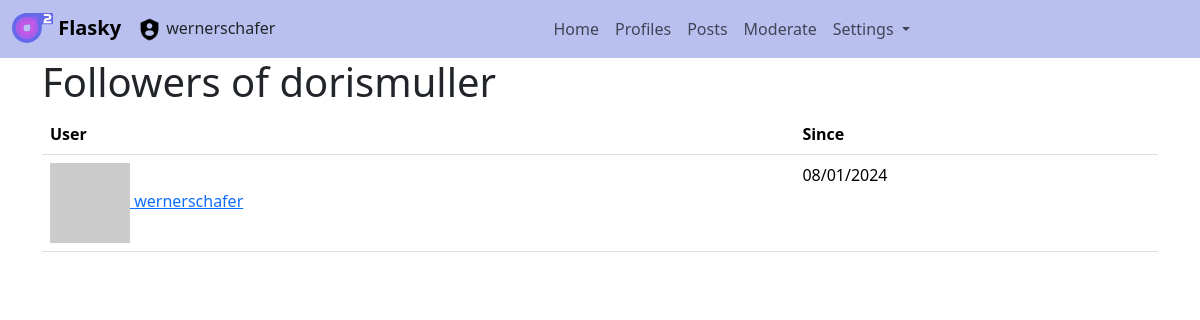
Page /profile/followers/dorismuller on the committed database.
### app/models.py (models this page shows, shortened)
class User(UserMixin, db.Model):
    __tablename__ = 'users'
    id = db.Column(db.Integer, primary_key=True)
    email = db.Column(db.String(50), unique=True, index=True)
    username = db.Column(db.String(100), unique=True, index=True)
    name = db.Column(db.String(100))
    birthday = db.Column(db.Date)
    password_hash = db.Column(db.String(128))
    confirmed = db.Column(db.Boolean, default=False)
    location = db.Column(db.String(64))
    about_me = db.Column(db.Text())
    member_since = db.Column(db.DateTime(), default=datetime.utcnow)
    last_seen = db.Column(db.DateTime(), default=datetime.utcnow)
    role_id = db.Column(db.Integer, db.ForeignKey('roles.id'))
    role = db.relationship('Role')
    gravatar = db.Column(db.String(255), default=None, nullable=True)
    posts = db.relationship('Post', backref='author', lazy='dynamic', cascade='all, delete-orphan')
    faked = db.Column(db.Boolean, default=False)
    followed = db.relationship('Follow',
                               foreign_keys=[Follow.follower_id],
                               backref=db.backref('follower', lazy='joined'),
                               lazy='dynamic',
                               cascade='all, delete-orphan')
    followers = db.relationship('Follow',
                                foreign_keys=[Follow.followed_id],
                                backref=db.backref('followed', lazy='joined'),
                                lazy='dynamic',
                                cascade='all, delete-orphan')
    comments = db.relationship('Comment', backref='author', lazy='dynamic')
    @property
    def password(self):
        raise AttributeError('password is not a readable attribute')
    def verify_password(self, password):
        return check_password_hash(self.password_hash, password)
    def can(self, permissions):
        return self.role is not None and self.role.has_permission(permissions)
    def is_administrator(self):
        return self.can(Permission.ADMIN)
    def gravatar_icon(self, email=None, size=100, default='identicon', rating='g'):
        url = 'https://secure.gravatar.com/avatar'
        email = email or self.gravatar or self.email
        hashcode = hashlib.md5(email.lower().encode('utf-8')).hexdigest()
        return '{url}/{hash}?s={size}&d={default}&r={rating}'.format(
            url=url, hash=hashcode, size=size, default=default, rating=rating)

class Follow(db.Model):
    __tablename__ = 'followers'
    follower_id = db.Column(db.Integer, db.ForeignKey('users.id'), primary_key=True)
    followed_id = db.Column(db.Integer, db.ForeignKey('users.id'), primary_key=True)
    timestamp = db.Column(db.DateTime, index=True, default=datetime.now())

### app/profile/views.py (the view)
@profile.route('/followers/<username>')
def followers(username):
    user = User.query.filter_by(username=username).first_or_404()
    follower_list = [{'user': item.follower, 'timestamp': item.timestamp} for item in user.followers.all()]
    return render_template('profile/followers.html', title="Followers of", user=user, followers=follower_list)

### app/auth/views.py (called while the page is built)
@auth.before_app_request
def before_request():
    if current_user.is_authenticated and not current_user.confirmed and request.blueprint != 'auth' and request.endpoint != 'static':
        return redirect(url_for('auth.unconfirmed'))

### app/main/views.py (called while the page is built)
@main.app_context_processor
def inject_permissions():
    return dict(Permission=Permission)

### app/models.py (called while the page is built)
    def has_permission(self, perm):
        return self.permissions & perm == perm

### config.py (called while the page is built)
    @property
    def DEFAULT_LOGIN(self):
        return 'wernerschafer/wernerschafer'

### run.py (called while the page is built)
@login_manager.request_loader
def load_user_from_request(request):
    if config.DEFAULT_LOGIN:
        username_passwords = config.DEFAULT_LOGIN.split('/')
        if len(username_passwords) != 2:
            raise ValueError('Wrong username/password combination.')
        user = User.query.filter_by(username=username_passwords[0]).first()
        if user is not None and user.verify_password(password=username_passwords[1]):
            trace.info(f'Logged in as {user.username}')
            return user
    return None

### app/templates/profile/followers.html (shortened to what this page needs)
{% extends "bootstrap_base.html" %}
{% block content %}
<div class="page-header">
    <h1>{{ title }} {{ user.username }}</h1>
</div>
<table class="table table-hover followers">
    <thead><tr><th>User</th><th>Since</th></tr></thead>
    {% for follow in followers %}
    {% if not user.username == follow.user.username %}
    <tr>
        <td>
            <a href="{{ url_for('profile.show_profile', username = follow.user.username) }}">
                <img class="img-rounded" src="{{ follow.user.gravatar_icon(size=32) }}">
                {{ follow.user.username }}
            </a>
        </td>
        <td>{{ moment(follow.timestamp).format('L') }}</td>
    </tr>
    {% endif %}
    {% endfor %}
</table>
{% endblock %}

### app/templates/bootstrap_base.html (shortened to what this page needs)
<!doctype html>
<html lang="en">
<head>
    {% block head %}
        {% block styles %}
            {{ bootstrap.load_css() }}
            <link rel="stylesheet" type="text/css" href="{{ url_for('static', filename='styles.css') }}">
        {% endblock %}
    {% endblock %}
</head>
<body>
<header>
    <nav class="navbar navbar-expand-lg navbar-light" style="background-color: #b9c0f0;">
        <div class="container-fluid">
            <a class="navbar-brand fw-bold" href="{{ url_for('main.index') }}">
                <img src="{{ url_for('static', filename='varianceicon.svg') }}" alt="" height="30" width="41" class="d-inline-block" style="position: relative;top: -2px;">
                Flasky
            </a>
                <div class="justify-content-start flex-grow-0">
                    {% if current_user.is_administrator() %}
                        <img src="{{ url_for('static', filename='admin.png') }}" alt="" height="25" width="25">
                    {% endif %}
                    {{ current_user.username }}
                </div>
            <div class="collapse navbar-collapse" id="navbarToggle">
                <ul class="navbar-nav me-auto me-1 mb-lg-0">
                    <li class="nav-item active"><a class="nav-link" href="{{ url_for('main.index') }}">Home</a></li>
                    {% if current_user.is_authenticated %}
                        <li class="nav-item"><a class="nav-link" href="{{ url_for('profile.list_profiles') }}">Profiles</a></li>
                        <li class="nav-item"><a class="nav-link" href="{{ url_for('post.show_posts') }}">Posts</a></li>
                        {% if current_user.can(Permission.MODERATE) %}
                            <li><a class="nav-link" href="{{ url_for('main.for_moderators_only') }}">Moderate</a></li>
                        {% endif %}
                    {% endif %}
                    <li class="nav-item dropdown">
                        <a class="nav-link dropdown-toggle" href="#" id="navbarSettings" role="button" data-bs-toggle="dropdown" aria-expanded="false">
                            Settings
                        </a>
                    </li>
                </ul>
            </div>
        </div>
    </nav>
</header>
<div class="container">
    {% from 'bootstrap5/form.html' import render_form, render_field %}
    {% block content %}
    {% endblock %}
</div>
</body>
</html>

### app/static/styles.css (style rules this page uses)
.table.followers tr { border-bottom: 1px solid #e0e0e0; }

### rows in the picture
User: username "wernerschafer", user.username "wernerschafer"
User: username "dorismuller"
Follow: timestamp "08/01/2024"

### other values in the picture
{{ title }} "Followers of"
